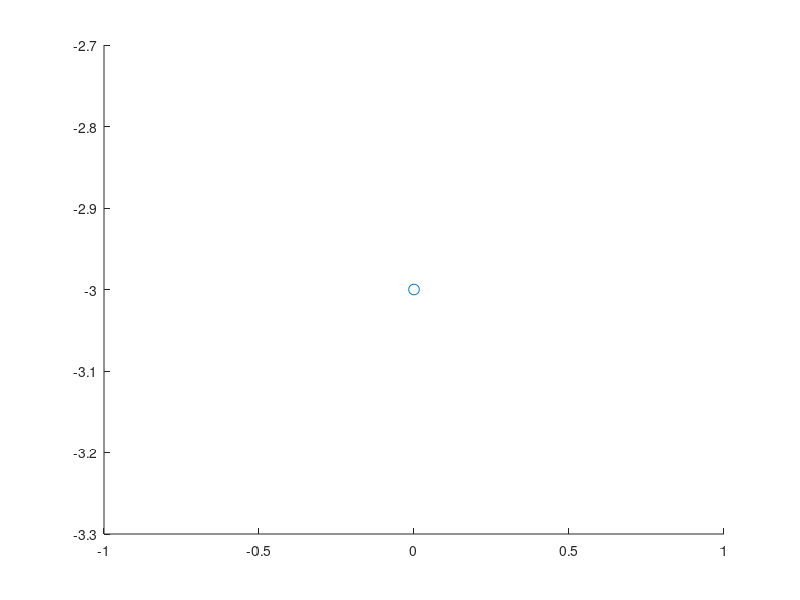

This chart was generated by the following MATLAB code: (Note: this script raises an error after producing the figure.)
close all;
clear all;
clc;

x0=0;
y0=-3;

% A

figure;
scatter(x0,y0,60,'r+');
hold on;

[X1,Y1]=interp_line(x0-5,y0-10,x0+0,y0+10,2);
scatter(X1,Y1);
plot(X1,Y1);

[X2,Y2]=interp_line(x0+0,y0+10,x0+5,y0-10,2);
scatter(X2,Y2);
plot(X2,Y2);

[X3,Y3]=interp_line(x0-2.5,y0+0,x0+2.5,y0+0,2);
scatter(X3,Y3);
plot(X3,Y3);

daspect([1 1 1 ]);
grid on;
hold off;

%B

figure;
scatter(x0,y0,60,'r+');
hold on;

[X1,Y1]=interp_line(x0-2.5,y0-10,x0-2.5,y0+10,2);
scatter(X1,Y1);
plot(X1,Y1);
[X2,Y2]=interp_circ(x0-1.5,y0+6,4,-100,100,15);
plot(X2,Y2);
scatter(X2,Y2);

[X3,Y3]=interp_ellipse(x0-0.5,y0-4,5,6,-110,110,15);
plot(X3,Y3);
scatter(X3,Y3);

daspect([1 1 1 ]);
grid on;
hold off;
xlim([-5 5]);
ylim([-10 10]);

%C
figure;

[X,Y]=interp_ellipse(x0+1,y0+0,5,9,60,310,15);
plot(X,Y);
hold on;
scatter(X,Y);


daspect([1 1 1 ]);
grid on;
xlim([-5 5]);
ylim([-10 10]);

%D
figure;
hold on;
[X1,Y1]=interp_line(x0-2.5,y0-9.5,x0-2.5,y0+9.5,2);
scatter(X1,Y1);
plot(X1,Y1);

[X2,Y2]=interp_ellipse(x0-2,y0+0,7,9.5,-100,105,10);
scatter(X2,Y2);
plot(X2,Y2);

hold off;
daspect([1 1 1 ]);
grid on;
xlim([-5 5]);
ylim([-10 10]);

%E
figure;
hold on;
[X1,Y1]=interp_line(x0-4.5,y0-9.5,x0-4.5,y0+9.5,2);
scatter(X1,Y1);
plot(X1,Y1);

[X2,Y2]=interp_line(x0-4.5,y0+9.5,x0+4.5,y0+9.5,2);
scatter(X2,Y2);
plot(X2,Y2);


[X3,Y3]=interp_line(x0+3,y0-2,x0-4.5,y0-2,2);
scatter(X3,Y3);
plot(X3,Y3);

[X4,Y4]=interp_line(x0-4.5,y0-9.5,x0+4.5,y0-9.5,2);
scatter(X4,Y4);
plot(X4,Y4);

daspect([1 1 1 ]);
grid on;
hold off;
xlim([-5 5]);
ylim([-10 10]);

%F
figure;
hold on;
[X1,Y1]=interp_line(x0-4.5,y0-9.5,x0-4.5,y0+9.5,2);
scatter(X1,Y1);
plot(X1,Y1);

[X2,Y2]=interp_line(x0-4.5,y0+9.5,x0+4.5,y0+9.5,2);
scatter(X2,Y2);
plot(X2,Y2);

[X3,Y3]=interp_line(x0-4.5,y0+0,x0+2,y0+0,1);
plot(X3,Y3);
scatter(X3,Y3);

daspect([1 1 1 ]);
grid on;
hold off;
xlim([-5 5]);
ylim([-10 10]);

%G
figure;

[X1,Y1]=interp_ellipse(x0+0,y0+0,4,9,60,350,10);
plot(X1,Y1);
hold on;
scatter(X1,Y1);

[X2,Y2]=interp_line(x0+1,y0-1.5,x0+4,y0-1.5,2);
plot(X2,Y2);
scatter(X2,Y2);

daspect([1 1 1 ]);
grid on;
hold off;
xlim([-5 5]);
ylim([-10 10]);

%H
figure;
hold on;

[X1,Y1]=interp_line(x0-4,y0-9.5,x0-4,y0+9.5,2);
scatter(X1,Y1);
plot(X1,Y1);

[X2,Y2]=interp_line(x0+4,y0+9.5,x0+4,y0-9.5,2);
plot(X2,Y2);
scatter(X2,Y2);

[X3,Y3]=interp_line(x0+4,y0-2,x0-4,y0-2,2);
plot(X3,Y3);
scatter(X3,Y3);

daspect([1 1 1 ]);
grid on;
hold off;
xlim([-5 5]);
ylim([-10 10]);

% I
figure;
hold on;

[X1,Y1]=interp_line(x0+0,y0+9.5,x0+0,y0-9.5,2);
scatter(X1,Y1);
plot(X1,Y1);

[X2,Y2]=interp_line(x0-1,y0-9.5,x0+1,y0-9.5,1);
plot(X2,Y2);
scatter(X2,Y2);

[X3,Y3]=interp_line(x0+1,y0+9.5,x0-1,y0+9.5,1);
plot(X3,Y3);
scatter(X3,Y3);

daspect([1 1 1 ]);
grid on;
hold off;
xlim([-5 5]);
ylim([-10 10]);

%J
figure;
hold on;

[X1,Y1]=interp_line(x0+4,y0+9.5,x0+4,y0-4,2);
scatter(X1,Y1);
plot(X1,Y1);

[X2,Y2]=interp_ellipse(x0+0,y0-4,4,6,170,360,10);
plot(X2,Y2);
scatter(X2,Y2);

daspect([1 1 1 ]);
grid on;
hold off;
xlim([-5 5]);
ylim([-10 10]);

%K
figure;
hold on;

[X1,Y1]=interp_line(x0-4,y0-9.5,x0-4,y0+9.5,2);
scatter(X1,Y1);
plot(X1,Y1);

[X2,Y2]=interp_line(x0-4,y0-2,x0+4.5,y0+9.5,2)
plot(X2,Y2);
scatter(X2,Y2);

[X3,Y3]=interp_line(x0-3,y0-1,x0+4.5,y0-9.5,2)
plot(X3,Y3);
scatter(X3,Y3);

daspect([1 1 1 ]);
grid on;
hold off;
xlim([-5 5]);
ylim([-10 10]);

%L
figure;
hold on;

[X1,Y1]=interp_line(x0-4,y0-9.5,x0-4,y0+9.5,2);
scatter(X1,Y1);
plot(X1,Y1);

[X2,Y2]=interp_line(x0-4,y0-9.5,x0+4.5,y0+-9.5,2);
plot(X2,Y2);
scatter(X2,Y2);

daspect([1 1 1 ]);
grid on;
hold off;
xlim([-5 5]);
ylim([-10 10]);

%M
figure;
hold on;

[X1,Y1]=interp_line(x0-4,y0-9.5,x0-4,y0+9.5,2);
scatter(X1,Y1);
plot(X1,Y1);


[X2,Y2]=interp_line(x0-4,y0+9.5,x0+0,y0-3,2);
plot(X2,Y2);
scatter(X2,Y2);

[X3,Y3]=interp_line(x0+0,y0-3,x0+4,y0+9.5,2);
plot(X3,Y3);
scatter(X3,Y3);

[X4,Y4]=interp_line(x0+4,y0+9.5,x0+4,y0-9.5,2);
plot(X4,Y4);
scatter(X4,Y4);

daspect([1 1 1 ]);
grid on;
hold off;
xlim([-5 5]);
ylim([-10 10]);

%N
figure;
hold on;

[X1,Y1]=interp_line(x0-4,y0-9.5,x0-4,y0+9.5,2);
scatter(X1,Y1);
plot(X1,Y1);

[X2,Y2]=interp_line(x0-4,y0+9.5,x0+4,y0-9.5,2);
plot(X2,Y2);
scatter(X2,Y2);

[X3,Y3]=interp_line(x0+4,y0-9.5,x0+4,y0+9.5,2);
plot(X3,Y3);
scatter(X3,Y3);

daspect([1 1 1 ]);
grid on;
hold off;
xlim([-5 5]);
ylim([-10 10]);

%O
figure;
hold on;

[X,Y]=interp_ellipse(x0+0,y0+0,4.5,9,0,360,15);
plot(X,Y);
scatter(X,Y);

daspect([1 1 1 ]);
grid on;
xlim([-5 5]);
ylim([-10 10]);

%P
figure;
hold on;

[X1,Y1]=interp_line(x0-4.5,y0+9.5,x0-4.5,y0-9,2);
plot(X1,Y1);
scatter(X1,Y1);

[X2,Y2]=interp_ellipse(x0-3.5,y0+4.8,8,5,-100,100,10);
plot(X2,Y2);
scatter(X2,Y2);

daspect([1 1 1 ]);
grid on;
xlim([-5 5]);
ylim([-10 10]);

%Q
figure;
hold on;

[X1,Y1]=interp_ellipse(x0+0,y0+0,4.5,9,0,360,15);
plot(X1,Y1);
scatter(X1,Y1);

[X2,Y2]=interp_line(x0+0,y0-4,x0+4.5,y0-9.5,2)
plot(X2,Y2);
scatter(X2,Y2);

daspect([1 1 1 ]);
grid on;
xlim([-5 5]);
ylim([-10 10]);

%R
figure;
hold on;

[X1,Y1]=interp_line(x0-4.5,y0+9.5,x0-4.5,y0-9,2);
plot(X1,Y1);
scatter(X1,Y1);

[X2,Y2]=interp_ellipse(x0-3.5,y0+4.8,8,5,-100,100,10)
plot(X2,Y2);
scatter(X2,Y2);

[X3,Y3]=interp_line(x0-1,y0+0,x0+4.5,y0-9.5,1)
plot(X3,Y3);
scatter(X3,Y3);

daspect([1 1 1 ]);
grid on;
xlim([-5 5]);
ylim([-10 10]);

%S
figure;
hold on;

[X1,Y1]=interp_ellipse(x0+0,y0+5,5,4,45,270,10);
plot(X1,Y1);
scatter(X1,Y1);

[X2,Y2]=interp_ellipse(x0+0,y0-4.5,5,5.5,-150,90,10);
plot(X2,Y2);
scatter(X2,Y2);

daspect([1 1 1 ]);
grid on;
xlim([-5 5])
ylim([-10 10])

%T
figure;
hold on;

[X1,Y1]=interp_line(x0+0,y0+9.5,x0+0,y0-9.5,2)
scatter(X1,Y1);
plot(X1,Y1);

[X2,Y2]=interp_line(x0-5,y0+9.5,x0+5,y0+9.5,2)
plot(X2,Y2)
scatter(X2,Y2)

daspect([1 1 1 ]);
grid on;
xlim([-5 5])
ylim([-10 10])

%U
figure;
hold on;

[X1,Y1]=interp_line(x0-4.5,y0+9.5,x0-4.5,y0-6,2)
scatter(X1,Y1);
plot(X1,Y1);

[X2,Y2]=interp_circ(x0+0,y0-5.5,4.5,190,350,10);
plot(X2,Y2);
scatter(X2,Y2);

[X3,Y3]=interp_line(x0+4.5,y0-6,x0+4.5,y0+9.5,2);
plot(X3,Y3);
scatter(X3,Y3);

daspect([1 1 1 ]);
grid on;
xlim([-5 5])
ylim([-10 10])

%V
figure;
hold on;

[X1,Y1]=interp_line(x0-4.5,y0+9.5,x0+0,y0-9.5,2)
scatter(X1,Y1);
plot(X1,Y1);

[X2,Y2]=interp_line(x0+0,y0-9.5,x0+4.5,y0+9.5,2)
plot(X2,Y2);
scatter(X2,Y2);

daspect([1 1 1 ]);
grid on;
xlim([-5 5])
ylim([-10 10])

%W
figure;
hold on;

[X1,Y1]=interp_line(x0-4.5,y0+9.5,x0-2.5,y0-9.5,2)
scatter(X1,Y1);
plot(X1,Y1);

[X2,Y2]=interp_line(x0-2.5,y0-9.5,x0+0,y0-2,2)
plot(X2,Y2);
scatter(X2,Y2);

[X3,Y3]=interp_line(x0+0,y0-2,x0+2.5,y0-9.5,2);
plot(X3,Y3);
scatter(X3,Y3);

[X4,Y4]=interp_line(x0+2.5,y0-9.5,x0+4.5,y0+9.5,2);
scatter(X4,Y4);
plot(X4,Y4);

daspect([1 1 1 ]);
grid on;
xlim([-5 5])
ylim([-10 10])

%X
figure;
hold on;

[X1,Y1]=interp_line(x0-4.5,y0+9.5,x0+4.5,y0-9.5,2)
scatter(X1,Y1);
plot(X1,Y1);

[X2,Y2]=interp_line(x0-4.5,y0-9.5,x0+4.5,y0+9.5,2)
plot(X2,Y2);
scatter(X2,Y2);

daspect([1 1 1 ]);
grid on;
xlim([-5 5])
ylim([-10 10])

%Y
figure;
hold on;

[X1,Y1]=interp_line(x0-4.5,y0+9.5,x0+0,y0+0,2)
scatter(X1,Y1);
plot(X1,Y1);

[X2,Y2]=interp_line(x0+4.5,y0+9.5,x0+0,y0+0,2)
plot(X2,Y2);
scatter(X2,Y2);

[X3,Y3]=interp_line(x0+0,y0+0,x0+0,y0-9.5,2)
plot(X3,Y3);
scatter(X3,Y3);

daspect([1 1 1 ]);
grid on;
xlim([-5 5])
ylim([-10 10])

%Z
figure;
hold on;

[X1,Y1]=interp_line(x0-4.5,y0+9.5,x0+4.5,y0+9.5,2)
scatter(X1,Y1);
plot(X1,Y1);

[X2,Y2]=interp_line(x0+4.5,y0+9.5,x0-4.5,y0-9.5,2)
plot(X2,Y2);
scatter(X2,Y2);

[X3,Y3]=interp_line(x0-4.5,y0-9.5,x0+4.5,y0-9.5,2)
plot(X3,Y3);
scatter(X3,Y3);

daspect([1 1 1 ]);
grid on;
xlim([-5 5])
ylim([-10 10])



